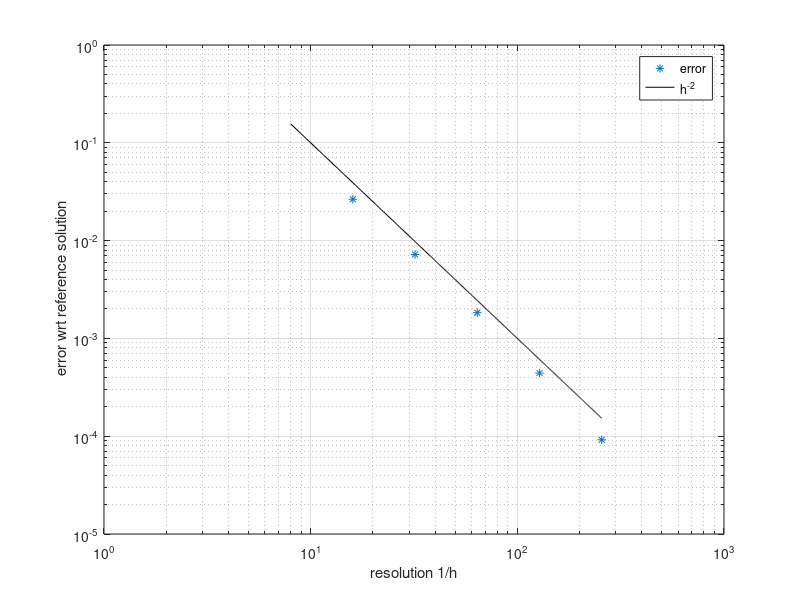

Here is the MATLAB script that generated this plot:
%% plot convergence study of solution of stationary FP equation

%clc;
%close all;
clear;
%% 

res = [16 32 64 128 256];
err = [0.02648485976584304 0.007217767105936836 0.001832842550137037 0.0004424192320062608 9.180890581274333*1.e-05];

%% plotting
loglog(res, err, '*');
grid on;
hold on;
xx = 8:0.5:256;
yy = xx.^(-2)*10^1;
loglog (xx,yy,'k-');
xlabel 'resolution 1/h';
ylabel ' error wrt reference solution';
legend('error', 'h^{-2}');
